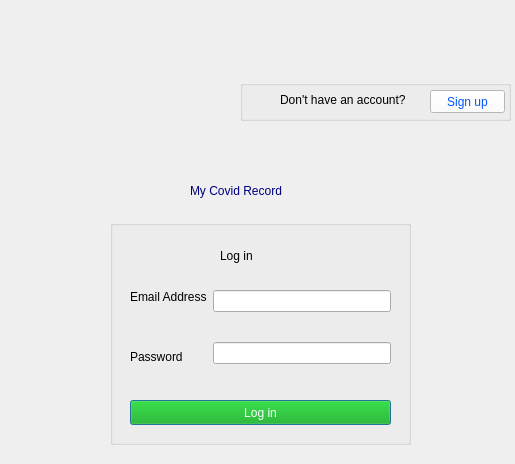
<?xml version="1.0" encoding="UTF-8"?>
<ui version="4.0">
 <class>UserLogin</class>
 <widget class="QDialog" name="UserLogin">
  <property name="geometry">
   <rect>
    <x>0</x>
    <y>0</y>
    <width>515</width>
    <height>464</height>
   </rect>
  </property>
  <property name="windowTitle">
   <string>Dialog</string>
  </property>
  <widget class="QLabel" name="label">
   <property name="geometry">
    <rect>
     <x>190</x>
     <y>170</y>
     <width>161</width>
     <height>41</height>
    </rect>
   </property>
   <property name="styleSheet">
    <string notr="true">color: rgb(0, 0, 127);
font: 87 11pt &quot;Arial Black&quot;;</string>
   </property>
   <property name="text">
    <string>My Covid Record</string>
   </property>
  </widget>
  <widget class="QLabel" name="label_image1">
   <property name="geometry">
    <rect>
     <x>100</x>
     <y>70</y>
     <width>151</width>
     <height>61</height>
    </rect>
   </property>
   <property name="text">
    <string/>
   </property>
  </widget>
  <widget class="QGroupBox" name="groupBox">
   <property name="geometry">
    <rect>
     <x>110</x>
     <y>220</y>
     <width>301</width>
     <height>225</height>
    </rect>
   </property>
   <property name="title">
    <string/>
   </property>
   <widget class="QPushButton" name="loginButton">
    <property name="geometry">
     <rect>
      <x>20</x>
      <y>180</y>
      <width>261</width>
      <height>25</height>
     </rect>
    </property>
    <property name="styleSheet">
     <string notr="true">font: 87 9pt &quot;Arial Black&quot;;
color: rgb(255, 255, 255);
background-color: rgb(0, 170, 0);</string>
    </property>
    <property name="text">
     <string>Log in</string>
    </property>
   </widget>
   <widget class="QLabel" name="label_2">
    <property name="geometry">
     <rect>
      <x>110</x>
      <y>20</y>
      <width>81</width>
      <height>31</height>
     </rect>
    </property>
    <property name="styleSheet">
     <string notr="true">font: 87 9pt &quot;Arial Black&quot;;</string>
    </property>
    <property name="text">
     <string>Log in </string>
    </property>
   </widget>
   <widget class="QWidget" name="layoutWidget">
    <property name="geometry">
     <rect>
      <x>20</x>
      <y>70</y>
      <width>261</width>
      <height>74</height>
     </rect>
    </property>
    <layout class="QHBoxLayout" name="horizontalLayout">
     <item>
      <layout class="QVBoxLayout" name="verticalLayout">
       <item>
        <widget class="QLabel" name="label_3">
         <property name="text">
          <string>Email Address</string>
         </property>
        </widget>
       </item>
       <item>
        <spacer name="verticalSpacer">
         <property name="orientation">
          <enum>Qt::Vertical</enum>
         </property>
         <property name="sizeHint" stdset="0">
          <size>
           <width>20</width>
           <height>40</height>
          </size>
         </property>
        </spacer>
       </item>
       <item>
        <widget class="QLabel" name="label_5">
         <property name="text">
          <string>Password</string>
         </property>
        </widget>
       </item>
      </layout>
     </item>
     <item>
      <layout class="QVBoxLayout" name="verticalLayout_2">
       <item>
        <widget class="QLineEdit" name="emailField"/>
       </item>
       <item>
        <spacer name="verticalSpacer_2">
         <property name="orientation">
          <enum>Qt::Vertical</enum>
         </property>
         <property name="sizeHint" stdset="0">
          <size>
           <width>20</width>
           <height>40</height>
          </size>
         </property>
        </spacer>
       </item>
       <item>
        <widget class="QLineEdit" name="passField"/>
       </item>
      </layout>
     </item>
    </layout>
   </widget>
  </widget>
  <widget class="QGroupBox" name="groupBox_2">
   <property name="geometry">
    <rect>
     <x>240</x>
     <y>80</y>
     <width>271</width>
     <height>41</height>
    </rect>
   </property>
   <property name="title">
    <string/>
   </property>
   <widget class="QLabel" name="label_4">
    <property name="geometry">
     <rect>
      <x>40</x>
      <y>10</y>
      <width>141</width>
      <height>20</height>
     </rect>
    </property>
    <property name="text">
     <string>Don't have an account?</string>
    </property>
   </widget>
   <widget class="QPushButton" name="pushButton_SignUp">
    <property name="geometry">
     <rect>
      <x>190</x>
      <y>10</y>
      <width>75</width>
      <height>23</height>
     </rect>
    </property>
    <property name="styleSheet">
     <string notr="true">background-color: rgb(255, 255, 255);
color: rgb(0, 85, 255);
font: 87 9pt &quot;Arial Black&quot;;</string>
    </property>
    <property name="text">
     <string>Sign up</string>
    </property>
   </widget>
  </widget>
  <widget class="QWidget" name="logo" native="true">
   <property name="geometry">
    <rect>
     <x>0</x>
     <y>0</y>
     <width>511</width>
     <height>80</height>
    </rect>
   </property>
   <property name="styleSheet">
    <string notr="true">#logo {

border-image:url(:/images/logo.png)
}</string>
   </property>
  </widget>
 </widget>
 <resources/>
 <connections/>
</ui>
